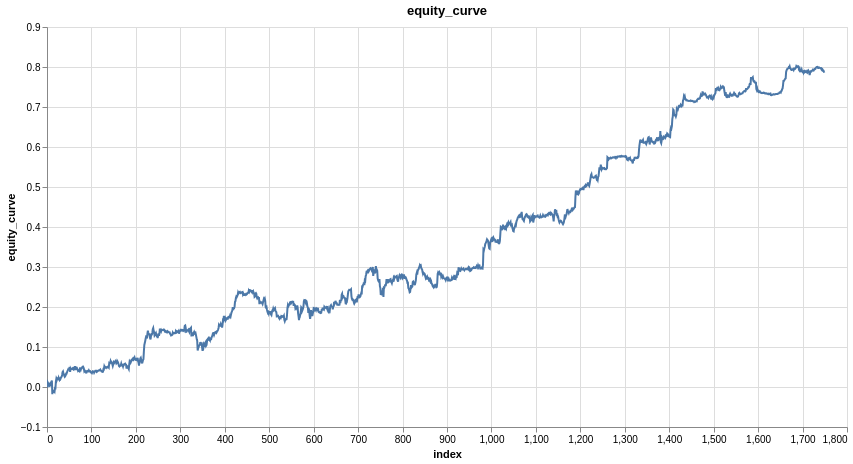

This figure's notebook cell:
### Code cell
research.plot_line(model_trades, "equity_curve")

### Figure 1 — Vega-Lite specification as saved in the notebook (floating-point values rounded to 4 significant figures; data arrays with more than 128 entries replaced by an {"elided": "..."} marker saying what was removed)
{"config": {"view": {"continuousWidth": 300, "continuousHeight": 300}}, "data": {"name": "data-df7288a40e8b1350c9d1b81c954d7ce3"}, "mark": {"type": "line", "tooltip": true}, "encoding": {"x": {"field": "index", "type": "quantitative"}, "y": {"field": "equity_curve", "type": "quantitative"}}, "height": 400, "params": [{"name": "param_1e9efca18e7a2868", "select": {"type": "interval", "encodings": ["x", "y"]}, "bind": "scales"}], "title": "equity_curve", "width": 800, "$schema": "https://vega.github.io/schema/vega-lite/v6.4.1.json", "datasets": {"data-df7288a40e8b1350c9d1b81c954d7ce3": {"elided": "1750 records"}}}
